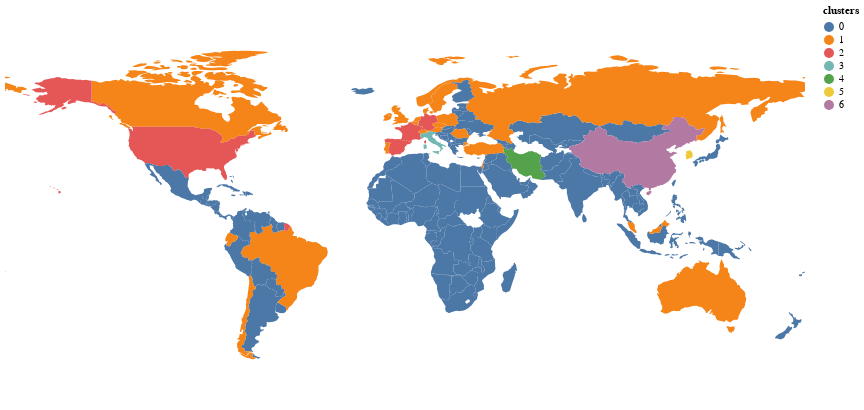

Write notebook code for a chart like this one.
### Code cell
alt.Chart(merge).mark_geoshape().encode(
    size=alt.value(8),
    color='clusters:N'
).project(
    'equirectangular'
).properties(
    width=800,
    height=400
)

### Figure 1 — Vega-Lite specification as saved in the notebook (floating-point values rounded to 4 significant figures; data arrays with more than 128 entries replaced by an {"elided": "..."} marker saying what was removed)
{"config": {"view": {"continuousWidth": 400, "continuousHeight": 300}}, "data": {"name": "data-e31a9eadcf2ccb056fe2b7d9caf5928c"}, "mark": "geoshape", "encoding": {"color": {"field": "clusters", "type": "nominal"}, "size": {"value": 8}}, "height": 400, "projection": {"type": "equirectangular"}, "width": 800, "$schema": "https://vega.github.io/schema/vega-lite/v4.17.0.json", "datasets": {"data-e31a9eadcf2ccb056fe2b7d9caf5928c": {"elided": "159 records"}}}
